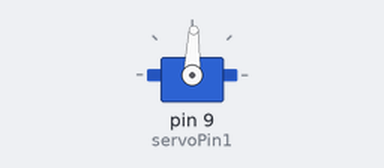
The sketch below on a simulated Arduino Uno, built with avr-gcc and run on an emulated ATmega328P. Shown: servo.

Above: at 0.05 s.
At 2.8 s:
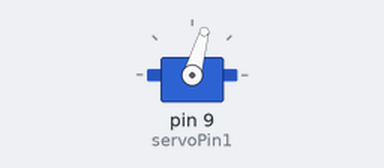
At 5.6 s:
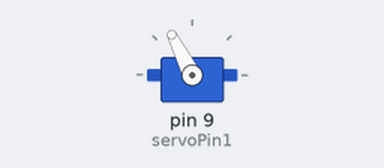
At 11.15 s:
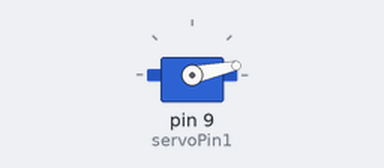
Timing chart, 0 to 14.5 s (numbered marks = the images above):
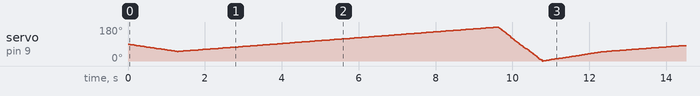

The sketch:

_1-_servo_speed_control.ino
```cpp
#include <VarSpeedServo.h>

VarSpeedServo myservo1;

const int servoPin1 = 9;  // the digital pin used for the servo


void setup() {
  myservo1.attach(servoPin1);
}


void loop() {


    myservo1.write(50, 20);
    myservo1.wait();


    myservo1.write(180, 10);
    myservo1.wait();

    myservo1.write(0, 100);
    myservo1.wait();


  }
```
